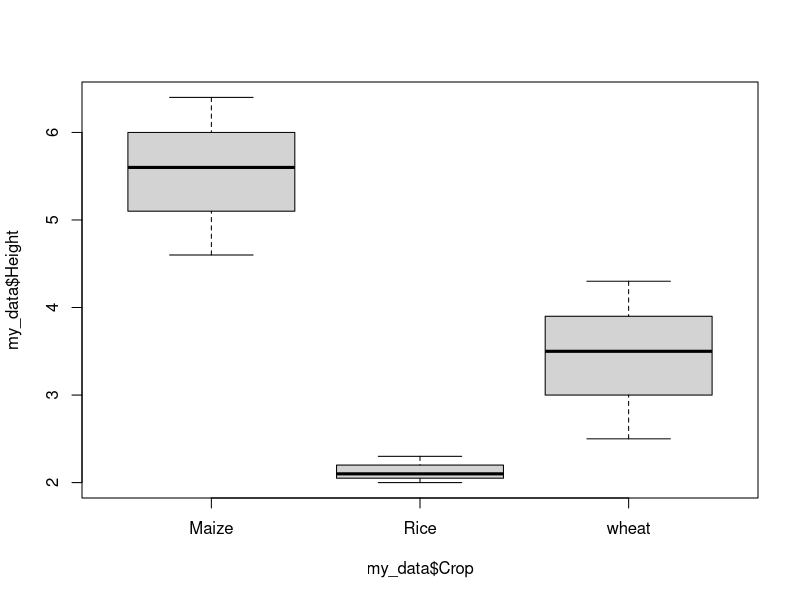
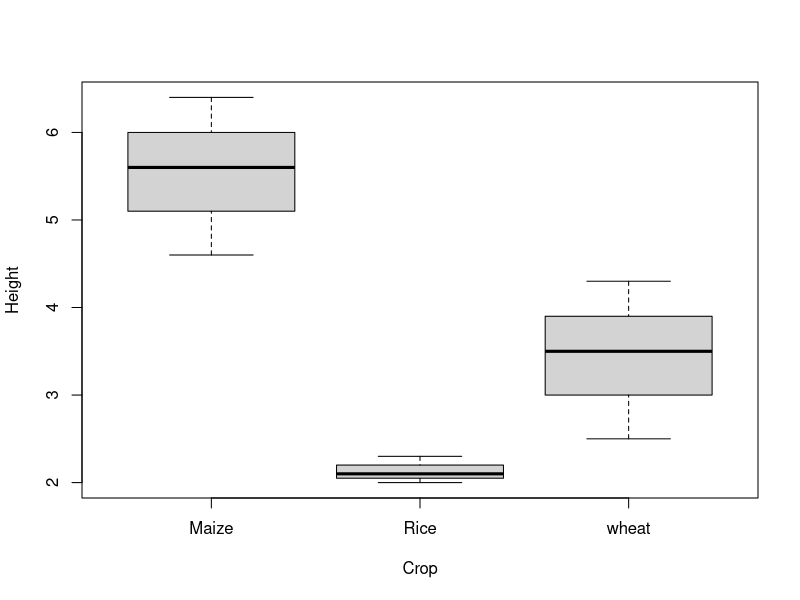
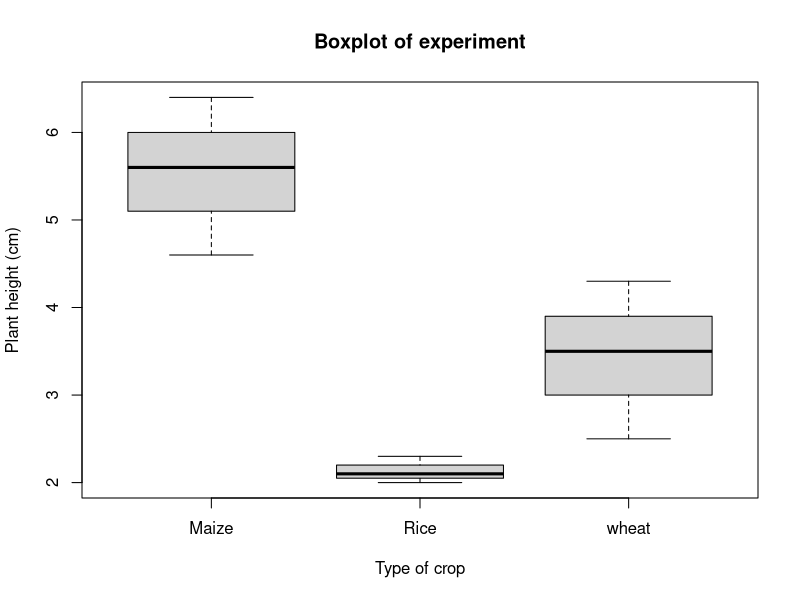
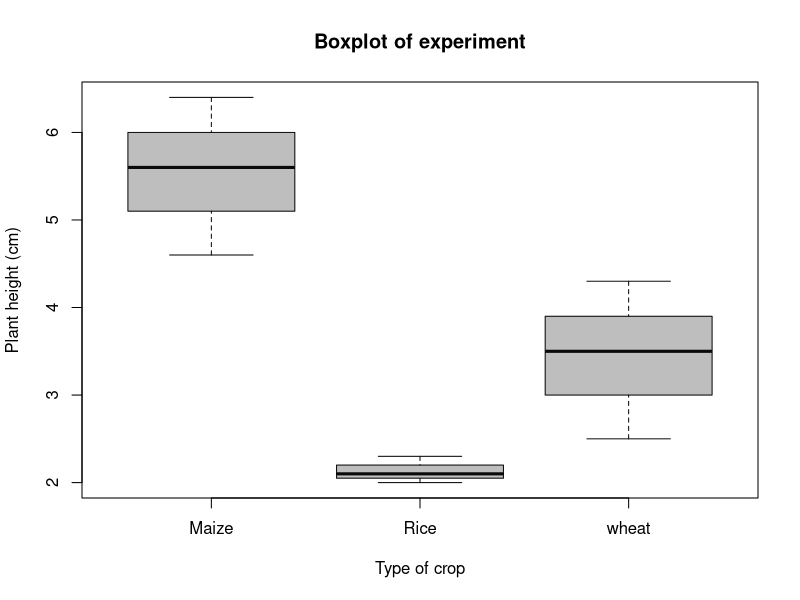
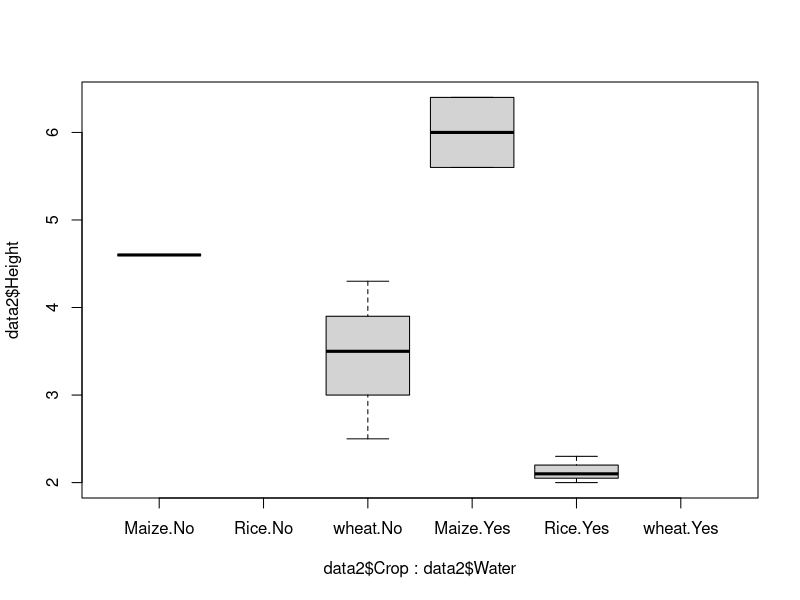

These charts were generated, in order, by the following R code:
library(readxl)
my_data <- read_excel("df.xlsx", sheet = "Sheet1", 
                      col_types = c("text", "numeric", "numeric"))
View(my_data)

# box plot
boxplot(my_data$Height ~ my_data$Crop)

# labeling
boxplot(Height ~ Crop, data=my_data)

# adding 'title' or 'main' along with axis:
boxplot(Height ~ Crop, data = my_data, main = 'Boxplot of experiment',
        xlab = 'Type of crop', ylab = 'Plant height (cm)')
# Colouring
boxplot(Height ~ Crop, data = my_data, main = 'Boxplot of experiment',
        xlab = 'Type of crop', ylab = 'Plant height (cm)', 
        col = 'Grey', border = '#0a0a0a')

# Grouping of treatment
remove(data2)
data2 <- read_excel("df2.xlsx", col_types = c("text", 
                                            "numeric", "numeric", "text"))
View(data2)
boxplot(data2$Height ~ data2$Crop * data2$Water)









